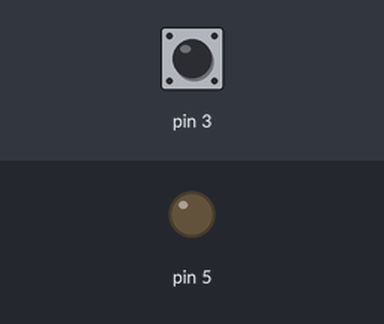
Simulated run of this sketch. Board: Arduino Uno, built with avr-gcc and run on an emulated ATmega328P. Parts: output pins drawn as LEDs (lit = HIGH). The inputs (shaded band) are chosen by the test bench; at power-on: pin 3 HIGH.

Above: at 1.2 s.
1.3 s: pin 3 pulled LOW for 0.15 s
At 1.37 s:
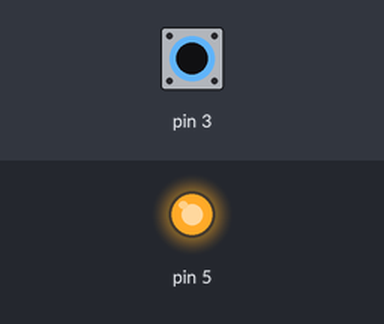
2.9 s: pin 3 pulled LOW for 3.2 s
At 6.7 s:
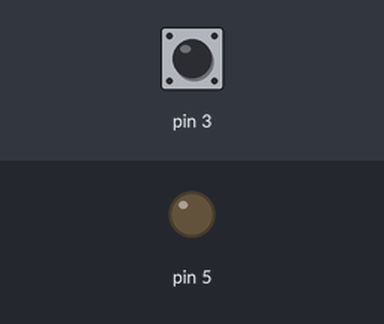
Timing chart, 0 to 8.2 s (numbered marks = the images above; inputs shaded):
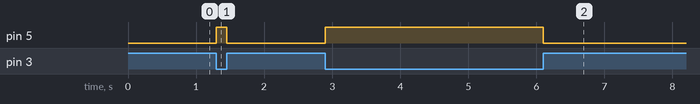

The sketch:

Ligar_Led_ao_Apertar_Botao_com_Pull_Up.ino
```cpp
/*
 void setup() {
   pinMode (5, OUTPUT);
   pinMode (3, INPUT_PULLUP);
   }

 void loop() {
   int estado;
   estado = digitalRead (3);
   digitalWrite (5, !estado);
 }
 */


 void setup() {
  pinMode(5, OUTPUT);
  pinMode(3, INPUT_PULLUP);
 }

 void loop() {
  digitalWrite(5, !digitalRead (3) );
}
```

Measured:
- after the input at 1.3 s, pin 5: LOW → HIGH at once, → LOW 0.15 s later
- after the input at 2.9 s, pin 5: LOW → HIGH at once, → LOW 3.2 s later
